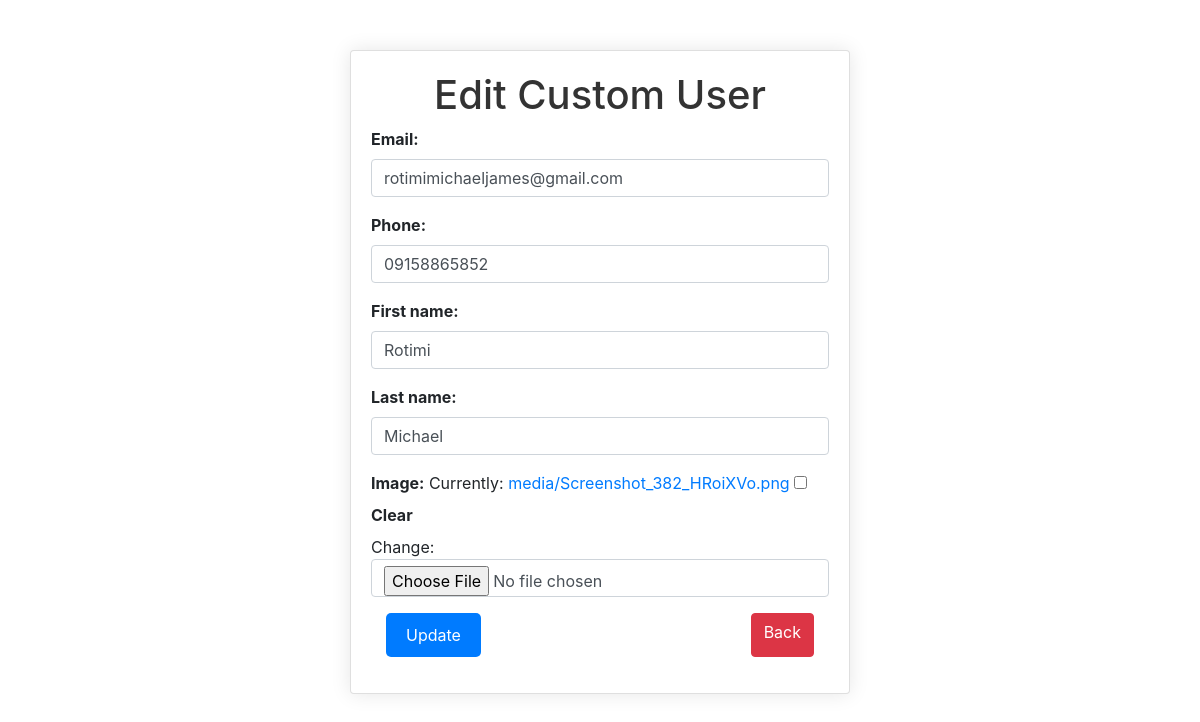
Page /edit_custom_user/1 on the committed database.
### leadershipApp/models.py (models this page shows, shortened)
class CustomUser(AbstractBaseUser, PermissionsMixin):
    email = models.EmailField(unique=True, max_length=254, blank=True)
    image = models.ImageField(upload_to='media' , blank=True)
    phone = models.CharField(max_length=225, blank=True)
    first_name = models.CharField(max_length=30, blank=True)
    last_name = models.CharField(max_length=30, blank=True)
    is_active = models.BooleanField(default=True, blank=True)
    is_staff = models.BooleanField(default=False, blank=True)
    date_joined = models.DateTimeField(auto_now=True , blank=True)
    USERNAME_FIELD = 'email'
    REQUIRED_FIELDS = []
    objects = CustomUserManager()

### leadershipApp/views.py (the view)
# urls.py: path("edit_custom_user/<int:id>", views.edit_custom_user, name='edit_custom_user'),
def edit_custom_user(request, id=None):
    user = CustomUser.objects.get(id=id) if id else None
    if request.method == 'POST':
        form = CustomUserForm(request.POST, request.FILES, instance=user)
        if form.is_valid():
            form.save()
            return redirect('profile')  # Replace 'dashboard' with the appropriate URL name
    else:
        form = CustomUserForm(instance=user)
    return render(request, 'editUser.html', {'form': form, 'user': user})

### leadershipApp/forms.py
class CustomUserForm(forms.ModelForm):
    class Meta:
        model = CustomUser
        fields = ('email', 'image', 'phone', 'first_name', 'last_name')
        widgets = {
            'email': forms.EmailInput(attrs={'class': 'form-control'}),
            'image': forms.ClearableFileInput(attrs={'class': 'form-control'}),
            'phone': forms.TextInput(attrs={'class': 'form-control'}),
            'first_name': forms.TextInput(attrs={'class': 'form-control'}),
            'last_name': forms.TextInput(attrs={'class': 'form-control'}),
        }

### leadershipApp/templates/editUser.html (shortened to what this page needs)
<!DOCTYPE html>
{% load static %}
<html lang="en">
  <head>
    <link
      href="https://stackpath.bootstrapcdn.com/bootstrap/4.5.2/css/bootstrap.min.css"
      rel="stylesheet"
    />
  </head>
  <body>
    <div class="card-container card">
      <h1>Edit Custom User</h1>
      <form method="post" enctype="multipart/form-data">
        <div class="form-group">
          {{ form.email.label_tag }} {{ form.email }}
        </div>
        <div class="form-group">
          {{ form.phone.label_tag }} {{ form.phone }}
        </div>
        <div class="form-group">
          {{ form.first_name.label_tag }} {{ form.first_name }}
        </div>
        <div class="form-group">
          {{ form.last_name.label_tag }} {{ form.last_name }}
        </div>
        <div class="form-group">
          {{ form.image.label_tag }} {{ form.image }}
        </div>
         <div class="form-group">
          <div class="col-sm-12 d-flex justify-content-between">
            <button type="submit" class="btn btn-success text-white">
              Update
            </button>
            <a
              class="btn btn-danger text-white"
              href="{% url 'profile' %}"
            >
              Back
            </a>
          </div>
        </div>
      </form>
    </div>
  </body>
</html>

### leadershipApp/templates/editUser.html (style rules this page uses)
.card-container { max-width: 500px; margin: 50px auto; padding: 20px; border: 5px solid #ccc; border-radius: 10px; box-shadow: 0 0 20px rgba(0, 0, 0, 0.1); background-color: #fff; }
.form-group { margin-bottom: 20px; }
label { font-weight: bold; }
button[type="submit"] { background-color: #007bff; color: #fff; padding: 10px 20px; border: none; border-radius: 5px; cursor: pointer; }
h1 { color: #333; text-align: center; margin-bottom: 20px; }

### rows in the picture
CustomUser: email "rotimimichaeljames@gmail.com", phone "09158865852", first_name "Rotimi", last_name "Michael"
